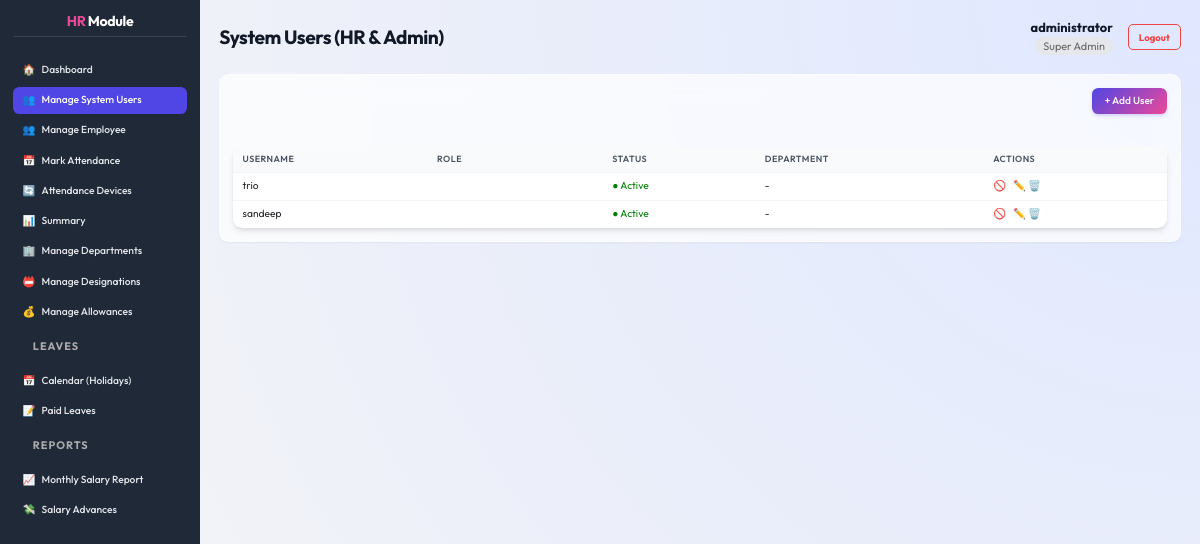
/site-admin/hr/manage/ (signed in), run on an earlier commit of the app's database.
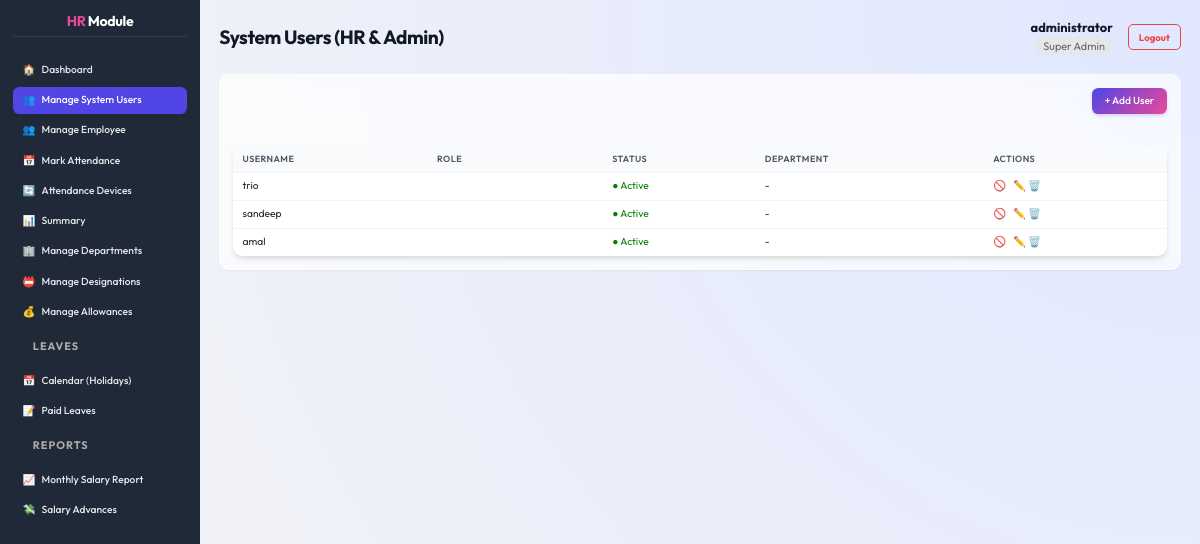
And on a later commit of the database.
### core/models.py (models this page shows, shortened)
class HRProfile(models.Model):
    ROLE_CHOICES = [
        (0, 'Admin'),
        (1, 'HR'),
        (2, 'Employee'),
    ]
    user = models.OneToOneField(User, on_delete=models.CASCADE)
    role = models.IntegerField(choices=ROLE_CHOICES, default=1) # Default to HR for now to maintain backward compatibility
    department = models.CharField(max_length=100, blank=True, null=True)
    position = models.CharField(max_length=100, blank=True, null=True)

### core/views.py (the view)
# urls.py: path('site-admin/hr/manage/', views.manage_hrs, name='manage_hrs'),
@admin_required
def manage_hrs(request):
    profiles = HRProfile.objects.all()
    return render(request, 'core/manage_hr_list.html', {'profiles': profiles})

### core/templates/core/manage_hr_list.html (shortened to what this page needs)
{% extends 'core/dashboard_base.html' %}
{% load static %}
{% block page_title %}System Users (HR & Admin){% endblock %}
{% block dashboard_content %}
<div class="card">
    <div style="text-align: right; margin-bottom: 20px;">
        <a href="{% url 'manage_hr_add' %}" class="btn btn-primary" style="background-color: var(--secondary-color);">+
            Add User</a>
    </div>
    <table class="data-table">
        <thead>
            <tr>
                <th>Username</th>
                <th>Role</th>
                <th>Status</th>
                <th>Department</th>
                <th>Actions</th>
            </tr>
        </thead>
        <tbody>
            {% for profile in profiles %}
            <tr>
                <td>{{ profile.user.username }}</td>
                <td>
                    {% if profile.role == 0 %}<span class="badge badge-primary">Admin</span>
                    {% elif profile.role == 1 %}<span class="badge badge-success">HR</span>
                    {% else %}<span class="badge badge-secondary">Employee</span>{% endif %}
                </td>
                <td>
                    {% if profile.user.is_active %}
                    <span style="color: green;">● Active</span>
                    {% else %}
                    <span style="color: red;">● Blocked</span>
                    {% endif %}
                </td>
                <td>{{ profile.department|default:"-" }}</td>
                <td class="actions">
                    <a href="{% url 'toggle_user_status' profile.pk %}" class="btn-icon"
                        title="{% if profile.user.is_active %}Block{% else %}Unblock{% endif %}"
                        style="margin-right: 5px;">
                        {% if profile.user.is_active %}🚫{% else %}✅{% endif %}
                    </a>
                    <a href="{% url 'manage_hr_edit' profile.pk %}" class="btn-icon" title="Edit">✏️</a>
                    <a href="{% url 'manage_hr_delete' profile.pk %}" class="btn-icon delete" title="Delete">🗑️</a>
                </td>
            </tr>
            {% endfor %}
        </tbody>
    </table>
</div>
{% endblock %}

### core/templates/core/dashboard_base.html (shortened to what this page needs)
{% extends 'core/base.html' %}
{% load static %}
{% block content %}
<div class="dashboard-layout">
    <div class="sidebar">
        <h2><span style="color: var(--secondary-color);">HR</span> Module</h2>
        <ul>
            <li><a href="{% url 'dashboard' %}"
                    class="{% if request.resolver_match.url_name == 'dashboard' %}active{% endif %}">
                    <span>🏠</span> Dashboard
                </a></li>
            {% if user.is_superuser or user.hrprofile.role == 0 %}
            <li><a href="{% url 'manage_hrs' %}"
                    class="{% if 'manage_hr' in request.resolver_match.url_name %}active{% endif %}">
                    <span>👥</span> Manage System Users
                </a></li>
            {% endif %}
            <li><a href="{% url 'employee_list' %}"
                    class="{% if request.resolver_match.url_name == 'employee_list' %}active{% endif %}">
                    <span>👥</span> Manage Employee
                </a></li>
            <li><a href="{% url 'attendance_mark' %}"
                    class="{% if request.resolver_match.url_name == 'attendance_mark' %}active{% endif %}">
                    <span>📅</span> Mark Attendance
                </a></li>
            <li><a href="{% url 'device_list' %}"
                    class="{% if request.resolver_match.url_name == 'device_list' %}active{% endif %}">
                    <span>🔄</span> Attendance Devices
                </a></li>
            <li><a href="{% url 'summary' %}"
                    class="{% if request.resolver_match.url_name == 'summary' %}active{% endif %}">
                    <span>📊</span> Summary
                </a></li>
            <li><a href="{% url 'department_list' %}"
                    class="{% if request.resolver_match.url_name == 'department_list' %}active{% endif %}">
                    <span>🏢</span> Manage Departments
                </a></li>
            <li><a href="{% url 'designation_list' %}"
                    class="{% if request.resolver_match.url_name == 'designation_list' %}active{% endif %}">
                    <span>📛</span> Manage Designations
                </a></li>
            <li><a href="{% url 'allowance_list' %}"
                    class="{% if request.resolver_match.url_name == 'allowance_list' %}active{% endif %}">
                    <span>💰</span> Manage Allowances
                </a></li>
            <li>
                <div
                    style="padding: 10px 20px; font-size: 0.85em; color: #aaa; text-transform: uppercase; font-weight: bold; letter-spacing: 1px;">
                    Leaves</div>
            </li>
            <li><a href="{% url 'leave_calendar' %}"
                    class="{% if request.resolver_match.url_name == 'leave_calendar' %}active{% endif %}">
                    <span>📅</span> Calendar (Holidays)
                </a></li>
            <li><a href="{% url 'leave_list' %}"
                    class="{% if request.resolver_match.url_name == 'leave_list' %}active{% endif %}">
                    <span>📝</span> Paid Leaves
                </a></li>
            <li>
                <div
                    style="padding: 10px 20px; font-size: 0.85em; color: #aaa; text-transform: uppercase; font-weight: bold; letter-spacing: 1px;">
                    Reports</div>
            </li>
            <li><a href="{% url 'monthly_salary_report' %}"
                    class="{% if request.resolver_match.url_name == 'monthly_salary_report' %}active{% endif %}">
                    <span>📈</span> Monthly Salary Report
                </a></li>
            <li><a href="{% url 'salary_advance_list' %}"
                    class="{% if request.resolver_match.url_name == 'salary_advance_list' %}active{% endif %}">
                    <span>💸</span> Salary Advances
                </a></li>
    </div>
    <div class="main-content">
        <div class="main-content-header" style="justify-content: space-between; display: flex; align-items: center;">
            <h1 style="margin: 0;">{% block page_title %}{% endblock %}</h1>
            <div class="user-info" style="display: flex; align-items: center; gap: 15px;">
                <div style="text-align: right;">
                    <span style="display: block; font-weight: bold;">{{ user.username }}</span>
                    <span
                        style="font-size: 0.85em; color: #666; background: #e5e7eb; padding: 2px 8px; border-radius: 12px;">
                        {% if user.is_superuser %}Super Admin
                        {% elif user.hrprofile.role == 0 %}Administrator
                        {% elif user.hrprofile.role == 1 %}HR Manager
                        {% elif user.hrprofile.role == 2 %}Employee
                        {% else %}User
                        {% endif %}
                    </span>
                </div>
                <a href="{% url 'logout' %}" class="btn btn-sm btn-outline-danger"
                    style="text-decoration: none; padding: 5px 10px; border: 1px solid #ef4444; color: #ef4444; border-radius: 5px; font-weight: bold;">Logout</a>
            </div>
        </div>
        {% block dashboard_content %}{% endblock %}
    </div>
</div>
{% endblock %}

### core/templates/core/base.html (shortened to what this page needs)
{% load static %}
<!DOCTYPE html>
<html lang="en">
<head>
    <link href="https://cdn.jsdelivr.net/npm/bootstrap@5.3.0/dist/css/bootstrap.min.css" rel="stylesheet">
    <link href="https://cdnjs.cloudflare.com/ajax/libs/font-awesome/6.0.0/css/all.min.css" rel="stylesheet">
    <link rel="stylesheet" href="{% static 'core/style.css' %}">
</head>
<body>
    {% block content %}{% endblock %}
</body>
</html>

### core/static/core/style.css (style rules this page uses)
:root { --primary-color: #4f46e5; --primary-hover: #4338ca; --secondary-color: #ec4899; --background-color: #f3f4f6; --sidebar-bg: #1f2937; --text-color: #111827; --text-light: #9ca3af; --white: #ffffff; --glass-bg: rgba(255, 255, 255, 0.7); --glass-border: rgba(255, 255, 255, 0.5); --shadow-sm: 0 1px 2px 0 rgba(0, 0, 0, 0.05); --shadow-md: 0 4px 6px -1px rgba(0, 0, 0, 0.1), 0 2px 4px -1px rgba(0, 0, 0, 0.06); --shadow-lg: 0 10px 15px -3px rgba(0, 0, 0, 0.1), 0 4px 6px -2px rgba(0, 0, 0, 0.05); --radius-md: 0.5rem; --radius-lg: 0.75rem; --font-family: 'Outfit', sans-serif; }
html { font-size: 80%; }
* { box-sizing: border-box; }
body { font-family: var(--font-family); margin: 0; background-color: var(--background-color); color: var(--text-color); line-height: 1.4; overflow-x: hidden; font-size: 1rem; }
h1, h2, h3, h4, h5, h6 { color: var(--text-color); margin-bottom: 0.75rem; font-weight: 700; letter-spacing: -0.025em; }
h1 { font-size: 1.5rem; }
h2 { font-size: 1.25rem; }
a { color: var(--primary-color); text-decoration: none; transition: all 0.2s ease; }
.card, .form-container { background: var(--glass-bg); backdrop-filter: blur(12px); -webkit-backdrop-filter: blur(12px); border: 1px solid var(--glass-border); border-radius: var(--radius-lg); box-shadow: var(--shadow-sm); padding: 1rem; margin-bottom: 1rem; }
.btn { display: inline-flex; align-items: center; justify-content: center; padding: 0.4rem 1rem; border-radius: var(--radius-md); font-weight: 500; font-size: 0.8rem; cursor: pointer; transition: all 0.2s ease; border: none; gap: 0.4rem; text-transform: capitalize; }
.btn-primary, input[type="submit"] { background: linear-gradient(135deg, var(--primary-color), var(--secondary-color)); color: var(--white); box-shadow: 0 2px 4px -1px rgba(79, 70, 229, 0.3); }
.btn-sm { padding: 0.25rem 0.5rem; font-size: 0.75rem; }
.dashboard-layout { display: flex; min-height: 100vh; }
.sidebar { width: 200px; background-color: var(--sidebar-bg); color: var(--white); padding: 1rem; display: flex; flex-direction: column; position: fixed; height: 100vh; box-shadow: var(--shadow-xl); z-index: 50; }
.sidebar h2 { color: var(--white); font-size: 1.1rem; text-align: center; margin-bottom: 1.5rem; padding-bottom: 0.5rem; border-bottom: 1px solid rgba(255, 255, 255, 0.1); }
.sidebar ul { list-style: none; padding: 0; margin: 0; flex-grow: 1; }
.sidebar li { margin-bottom: 0.25rem; }
.sidebar a { color: #e5e7eb; padding: 0.5rem 0.75rem; border-radius: var(--radius-md); display: flex; align-items: center; gap: 0.5rem; font-weight: 500; font-size: 0.8rem; }
.sidebar a:hover, .sidebar a.active { background-color: var(--primary-color); color: var(--white); }
.main-content { flex: 1; margin-left: 200px; padding: 1.5rem; background: radial-gradient(circle at top right, #e0e7ff, #f3f4f6); min-height: 100vh; }
.main-content-header { display: flex; justify-content: space-between; align-items: center; margin-bottom: 1.5rem; }
.data-table { width: 100%; border-collapse: separate; border-spacing: 0; background: var(--white); border-radius: var(--radius-lg); overflow: hidden; box-shadow: var(--shadow-md); margin-top: 1rem; }
.data-table th, .data-table td { padding: 0.5rem 0.75rem; text-align: left; border-bottom: 1px solid #f3f4f6; font-size: 0.8rem; }
.data-table th { background-color: #f9fafb; color: #4b5563; font-weight: 600; text-transform: uppercase; font-size: 0.7rem; letter-spacing: 0.05em; }
.data-table tr:last-child td { border-bottom: none; }

### core/templates/core/dashboard_base.html (style rules this page uses)
.dashboard-layout { display: flex; height: 100vh; overflow: hidden; }
.sidebar { height: 100%; overflow-y: auto; flex-shrink: 0; padding-bottom: 20px; }
.main-content { height: 100%; overflow-y: auto; flex-grow: 1; width: 100%; }

What changed in the data, as far as the page shows it:
added HRProfile: user.username "amal", shows "● Active", department "-"
